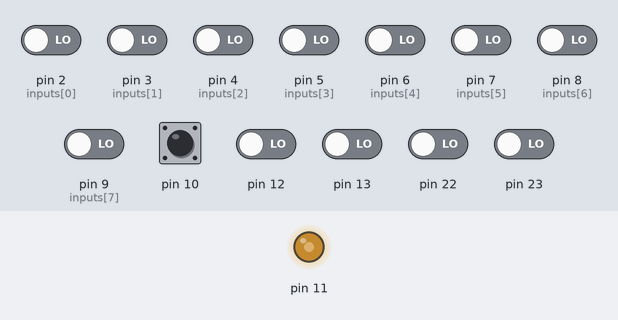
A sketch run on a simulated Arduino Uno, built with avr-gcc and run on an emulated ATmega328P. Shown: output pins drawn as LEDs (lit = HIGH). The inputs (shaded band) are chosen by the test bench; at power-on: pin 10 HIGH, pin 2 (inputs[0]), pin 3 (inputs[1]), pin 4 (inputs[2]), pin 5 (inputs[3]), pin 6 (inputs[4]), pin 7 (inputs[5]), pin 8 (inputs[6]), pin 9 (inputs[7]), pin 12, pin 13, pin 22, pin 23 LOW. What the sketch prints to the serial monitor is not drawn.

Above: at 1.2 s.
1.3 s: pin 4 (inputs[2]) driven HIGH
3.1 s: pin 5 (inputs[3]) driven HIGH
Timing chart, 0 to 3.3 s (numbered marks = the images above; inputs shaded):
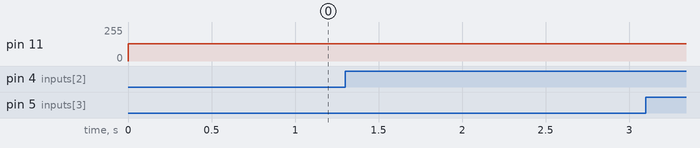

The sketch:

latin.ino
```cpp
// dsp-L8 Drum Chip (c) DSP Synthesizers 2015
// Free for non commercial use

// Modified by ASCII to be triggered by digital inputs (2024)

#include <avr/interrupt.h>
#include <avr/io.h>
#include <avr/pgmspace.h>
#include "drum_samples.h"

#ifndef cbi
#define cbi(sfr, bit) (_SFR_BYTE(sfr) &= ~_BV(bit))
#endif
#ifndef sbi
#define sbi(sfr, bit) (_SFR_BYTE(sfr) |= _BV(bit))
#endif

// Standard Arduino Pins
#define digitalPinToPortReg(P) \
  (((P) >= 0 && (P) <= 7) ? &PORTD : (((P) >= 8 && (P) <= 13) ? &PORTB : &PORTC))
#define digitalPinToDDRReg(P) \
  (((P) >= 0 && (P) <= 7) ? &DDRD : (((P) >= 8 && (P) <= 13) ? &DDRB : &DDRC))
#define digitalPinToPINReg(P) \
  (((P) >= 0 && (P) <= 7) ? &PIND : (((P) >= 8 && (P) <= 13) ? &PINB : &PINC))
#define digitalPinToBit(P) \
  (((P) >= 0 && (P) <= 7) ? (P) : (((P) >= 8 && (P) <= 13) ? (P)-8 : (P)-14))

#define digitalReadFast(P) bitRead(*digitalPinToPINReg(P), digitalPinToBit(P))

#define digitalWriteFast(P, V) bitWrite(*digitalPinToPortReg(P), digitalPinToBit(P), (V))

const unsigned char PS_128 = (1 << ADPS2) | (1 << ADPS1) | (1 << ADPS0);

byte inputs[8] = { 2, 3, 4, 5, 6, 7, 8, 9 };                                           // could add , 8, 9 here..
bool prevInputStates[8] = { false, false, false, false, false, false, false, false };  // and increase this array size to 8

//--------- Ringbuf parameters ----------
uint8_t Ringbuffer[256];
uint8_t RingWrite = 0;
uint8_t RingRead = 0;
volatile uint8_t RingCount = 0;

//-----------------------------------------
ISR(TIMER1_COMPA_vect) {

  //-------------------  Ringbuffer handler -------------------------

  if (RingCount) {                     //If entry in FIFO..
    OCR2A = Ringbuffer[(RingRead++)];  //Output LSB of 16-bit DAC
    RingCount--;
  }

  //-----------------------------------------------------------------
}


void setup() {
  OSCCAL = 0xFF;

  for (byte i = 0; i < 6; i++) {
    pinMode(inputs[i], INPUT);
  }

  //8-bit PWM DAC pin
  pinMode(11, OUTPUT);

  // Set up Timer 1 to send a sample every interrupt.
  cli();
  // Set CTC mode
  // Have to set OCR1A *after*, otherwise it gets reset to 0!
  TCCR1B = (TCCR1B & ~_BV(WGM13)) | _BV(WGM12);
  TCCR1A = TCCR1A & ~(_BV(WGM11) | _BV(WGM10));
  // No prescaler
  TCCR1B = (TCCR1B & ~(_BV(CS12) | _BV(CS11))) | _BV(CS10);
  // Set the compare register (OCR1A).
  // OCR1A is a 16-bit register, so we have to do this with
  // interrupts disabled to be safe.
  //OCR1A = F_CPU / SAMPLE_RATE;
  // Enable interrupt when TCNT1 == OCR1A
  TIMSK1 |= _BV(OCIE1A);
  OCR1A = 400;  //40KHz Samplefreq

  // Set up Timer 2 to do pulse width modulation on D11

  // Use internal clock (datasheet p.160)
  ASSR &= ~(_BV(EXCLK) | _BV(AS2));

  // Set fast PWM mode  (p.157)
  TCCR2A |= _BV(WGM21) | _BV(WGM20);
  TCCR2B &= ~_BV(WGM22);

  // Do non-inverting PWM on pin OC2A (p.155)
  // On the Arduino this is pin 11.
  TCCR2A = (TCCR2A | _BV(COM2A1)) & ~_BV(COM2A0);
  TCCR2A &= ~(_BV(COM2B1) | _BV(COM2B0));
  // No prescaler (p.158)
  TCCR2B = (TCCR2B & ~(_BV(CS12) | _BV(CS11))) | _BV(CS10);

  // Set initial pulse width to the first sample.
  OCR2A = 128;

  //set timer0 interrupt at 61Hz
  TCCR0A = 0;  // set entire TCCR0A register to 0
  TCCR0B = 0;  // same for TCCR0B
  TCNT0 = 0;   //initialize counter value to 0
  // set compare match register for 62hz increments
  OCR0A = 255;  // = 61Hz
  // turn on CTC mode
  TCCR0A |= (1 << WGM01);
  // Set CS01 and CS00 bits for prescaler 1024
  TCCR0B |= (1 << CS02) | (0 << CS01) | (1 << CS00);  //1024 prescaler

  TIMSK0 = 0;


  // set up the ADC
  ADCSRA &= ~PS_128;  // remove bits set by Arduino library
  // Choose prescaler PS_128.
  ADCSRA |= PS_128;
  ADMUX = 64;
  sbi(ADCSRA, ADSC);

  Serial.begin(9600);
  Serial.println("Modified [Jan Ostman] dsp-D8:");
  Serial.println("https://janostman.wordpress.com/the-dsp-d8-drum-chip-source-code/");
  Serial.println("Press asdfjkl; to play the drums.");

  sei();
}

uint8_t phaccAG,phaccCA,phaccMA,phaccWH,phaccTI,phaccCH,phaccQU,phaccBO;
uint8_t pitchAG=32;
uint8_t pitchCA=64;
uint8_t pitchMA=64;
uint8_t pitchWH=32;
uint8_t pitchTI=64;
uint8_t pitchCH=16;
uint8_t pitchQU=16;
uint8_t pitchBO=64;
uint16_t samplecntAG,samplecntCA,samplecntMA,samplecntWH,samplecntTI,samplecntCH,samplecntQU,samplecntBO;
uint16_t samplepntAG,samplepntCA,samplepntMA,samplepntWH,samplepntTI,samplepntCH,samplepntQU,samplepntBO;

uint8_t oldPORTB;
uint8_t oldPORTD;

int16_t total;
uint8_t divider;
uint8_t MUX = 0;
char ser = ' ';

void loop() {


  //------ Add current sample word to ringbuffer FIFO --------------------

  if (RingCount < 255) {  //if space in ringbuffer
    total = 0;
    if (samplecntAG) {
			phaccAG+=pitchAG;
			if (phaccAG & 128) {
				phaccAG &= 127;
				total+=(pgm_read_byte_near(AG + samplepntAG)-128);
				samplepntAG++;
				samplecntAG--;
      }
      total += (pgm_read_byte_near(AG + samplepntAG) - 128);
    }
    if (samplecntBO) {
			phaccBO+=pitchBO;
			if (phaccBO & 128) {
				phaccBO &= 127;
				total+=(pgm_read_byte_near(BO + samplepntBO)-128);
				samplepntBO++;
				samplecntBO--;
    }
    total += (pgm_read_byte_near(BO + samplepntBO) - 128);
    }
    if (samplecntMA) {
			phaccMA+=pitchMA;
			if (phaccMA & 128) {
				phaccMA &= 127;
				total+=(pgm_read_byte_near(MA + samplepntMA)-128);
				samplepntMA++;
				samplecntMA--;
      }
      total += (pgm_read_byte_near(MA + samplepntMA) - 128);     //128
    }
    if (samplecntQU) {
			phaccQU+=pitchQU;
			if (phaccQU & 128) {
				phaccQU &= 127;
				total+=(pgm_read_byte_near(QU + samplepntQU)-128);
				samplepntQU++;
				samplecntQU--;
      }
      total += (pgm_read_byte_near(QU + samplepntQU) - 128);
    }
    if (samplecntCA) {
			phaccCA+=pitchCA;
			if (phaccCA & 128) {
				phaccCA &= 127;
				total+=(pgm_read_byte_near(CA + samplepntCA)-128);
				samplepntCA++;
				samplecntCA--;
      }
      total += (pgm_read_byte_near(CA + samplepntCA) - 128);
    }
    if (samplecntTI) {
			phaccTI+=pitchTI;
			if (phaccTI & 128) {
				phaccTI &= 127;
				total+=(pgm_read_byte_near(TI + samplepntTI)-128);
				samplepntTI++;
				samplecntTI--;
      }
      total += (pgm_read_byte_near(TI + samplepntTI) - 128);
    }
    if (samplecntWH) {
			phaccWH+=pitchWH;
			if (phaccWH & 128) {
				phaccWH &= 127;
				total+=(pgm_read_byte_near(WH + samplepntWH)-128);
				samplepntWH++;
				samplecntWH--;
      }
      total += (pgm_read_byte_near(WH + samplepntWH) - 128);
    }
    if (samplecntCH) {
			phaccCH+=pitchCH;
			if (phaccCH & 128) {
				phaccCH &= 127;
				total+=(pgm_read_byte_near(CH + samplepntCH)-128);
				samplepntCH++;
				samplecntCH--;
      }
      total += (pgm_read_byte_near(CH + samplepntCH) - 128);
    }
    total >>= 1;
    if (!(PINB & 4)) total >>= 1;
    total += 128;
    if (total > 255) total = 255;

    cli();
    Ringbuffer[RingWrite] = total;
    RingWrite++;
    RingCount++;
    sei();
  }

  //----------------------------------------------------------------------------

  //----------------- Handle Triggers ------------------------------

  bool triggered[8];
  for (byte i = 0; i < 8; i++) {
    bool currentInputState = opt_read(inputs[i]);
    triggered[i] = (currentInputState && !prevInputStates[i]);
    prevInputStates[i] = currentInputState;
  }

  if (triggered[0]) {
    samplepntBO = 0;
		samplecntBO = 1474;
  }
  if (triggered[1]) {
    samplepntAG = 0;
		samplecntAG = 1720;
  }
  if (triggered[2]) {
    samplepntTI = 0;
		samplecntTI = 3680;

  }
  if (triggered[3]) {
    samplepntQU = 0;
		samplecntQU = 6502;
  }
  if (triggered[4]) {
    samplepntMA = 0;
		samplecntMA = 394;
  }
  if (triggered[5]) {
    samplepntCH = 0;
		samplecntCH = 5596;
  }
  if (triggered[6]) {
    samplepntCA = 0;
		samplecntCA = 2174;
  }
  if (triggered[7]) {
    samplepntWH = 0;
		samplecntWH = 2670;
  }

  //-----------------------------------------------------------------
}

bool opt_read(byte pin) {
  if (pin >= 14) {
    pin -= 14;
    return bitRead(PINC, pin);
  } else if (pin >= 8) {
    pin -= 8;
    return bitRead(PINB, pin);
  } else {
    return bitRead(PIND, pin);
  }
}

void opt_write(byte pin, bool val) {
  if (pin >= 14) {
    pin -= 14;
    bitWrite(PORTC, pin, val);
  } else if (pin >= 8) {
    pin -= 8;
    bitWrite(PORTB, pin, val);
  } else {
    bitWrite(PORTD, pin, val);
  }
}

void opt_mode(byte pin, byte val) {
  if (val == 2) {
    opt_write(pin, HIGH);
    val = 0;
  }
  if (pin >= 14) {
    pin -= 14;
    bitWrite(DDRC, pin, val);
  } else if (pin >= 8) {
    pin -= 8;
    bitWrite(DDRB, pin, val);
  } else {
    bitWrite(DDRD, pin, val);
  }
}
```

Source omitted: drum_samples.h (data table, 95772 bytes)
